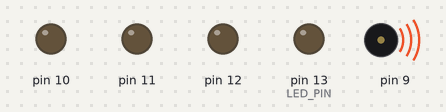
A sketch run on a simulated Arduino Uno, built with avr-gcc and run on an emulated ATmega328P. On the bench: output pins drawn as LEDs (lit = HIGH), buzzer (waves = sounding).

Above: at 0.1 s.
At 4.72 s:
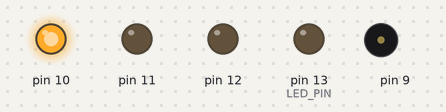
At 9.93 s:
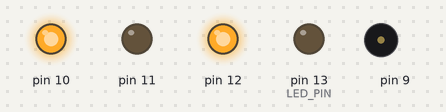
At 19.94 s:
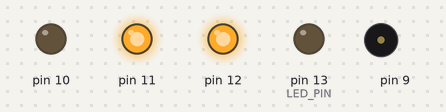
At 30.09 s:
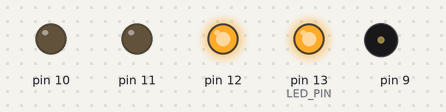
At 39.75 s:
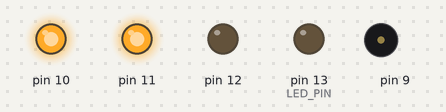
Timing chart, 0 to 40.0 s (numbered marks = the images above):
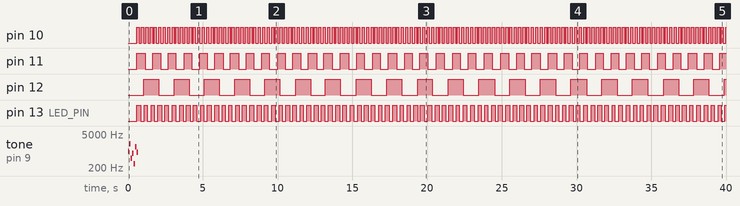

The sketch:

sketch.ino
```cpp
#define LED_PIN 13

unsigned long time;
unsigned long twelveMark;
unsigned long thirteenMark;
unsigned long elevenMark;
unsigned long tenMark;

void setup()
{
  pinMode(LED_PIN, OUTPUT);
  pinMode(12, OUTPUT);
  pinMode(11, OUTPUT);
  pinMode(10, OUTPUT);
  tone(9, 1000, 100);
  delay(100);
  tone(9, 2000, 100);
  delay(100);
  tone(9, 500,  100);
  delay(100);
  tone(9, 800,  100);
  delay(100);
  tone(9, 300,  100);
  delay(100);
  tone(9, 1500, 100);
  delay(100);
  tone(9, 900,  100);
}

void loop()
{
  time = millis();
  blink(time, &tenMark, 100, 10);
  blink(time, &elevenMark, 500, 11);
  blink(time, &twelveMark, 1000, 12);
  blink(time, &thirteenMark, 200, 13);
  delay(50);
}

void blink(unsigned long time, unsigned long* mark, int interval, int pin) {
  if (time - *mark > interval) {
    togglePin(pin);
    *mark = time;
  }
}

void togglePin(int pin) {
  digitalWrite(pin, !digitalRead(pin));
}
```

Measured:
- by itself, pin 10: alternates HIGH for 0.15 s and LOW for 0.15 s
- by itself, pin 11: alternates HIGH for 0.55 s and LOW for 0.55 s
- by itself, pin 12: alternates HIGH for 1.0 s and LOW for 1.1 s
- by itself, pin 13 (LED_PIN): alternates HIGH for 0.25 s and LOW for 0.25 s
- by itself, tone on pin 9: plays 1000 Hz for 0.10 s, 2000 Hz for 0.10 s, 500 Hz for 0.10 s, 800 Hz for 0.10 s, 300 Hz for 0.10 s, 1500 Hz for 0.10 s … (7 notes in this stretch)
